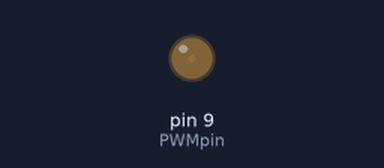
This sketch was run on a simulated Arduino Uno, built with avr-gcc and run on an emulated ATmega328P. Parts: output pins drawn as LEDs (lit = HIGH).

Above: at 0.05 s.
At 1.15 s:
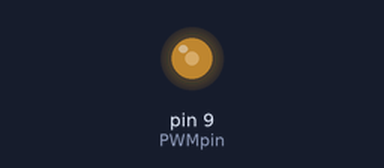
At 2.3 s:
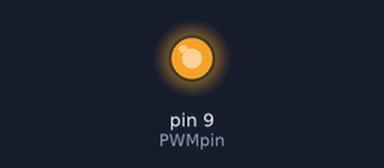
At 4.6 s:
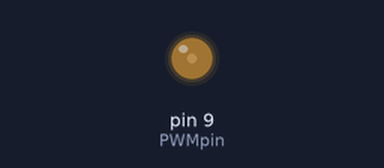
Timing chart, 0 to 6.7 s (numbered marks = the images above):
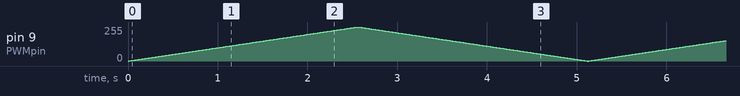

The sketch:

Challenge_4a_-_Fade_using_For_Loop.ino
```cpp
/*

 Space Apps 2018 Arduino Bootcamp
 Challenge 4a

 Fading using for loops

 This example shows how to fade an LED on pin 9
 using the analogWrite() function.

 */

int PWMpin = 9;

void setup() {
  // put your setup code here, to run once:
  pinMode(PWMpin, OUTPUT);
}

void loop() {
  // put your main code here, to run repeatedly:

    for (int i=0; i <= 255; i++){
      analogWrite(PWMpin, i);
      delay(10);
    }
    for (int i=255; i >= 0; i--){
      analogWrite(PWMpin, i);
      delay(10);
    }
}
```
